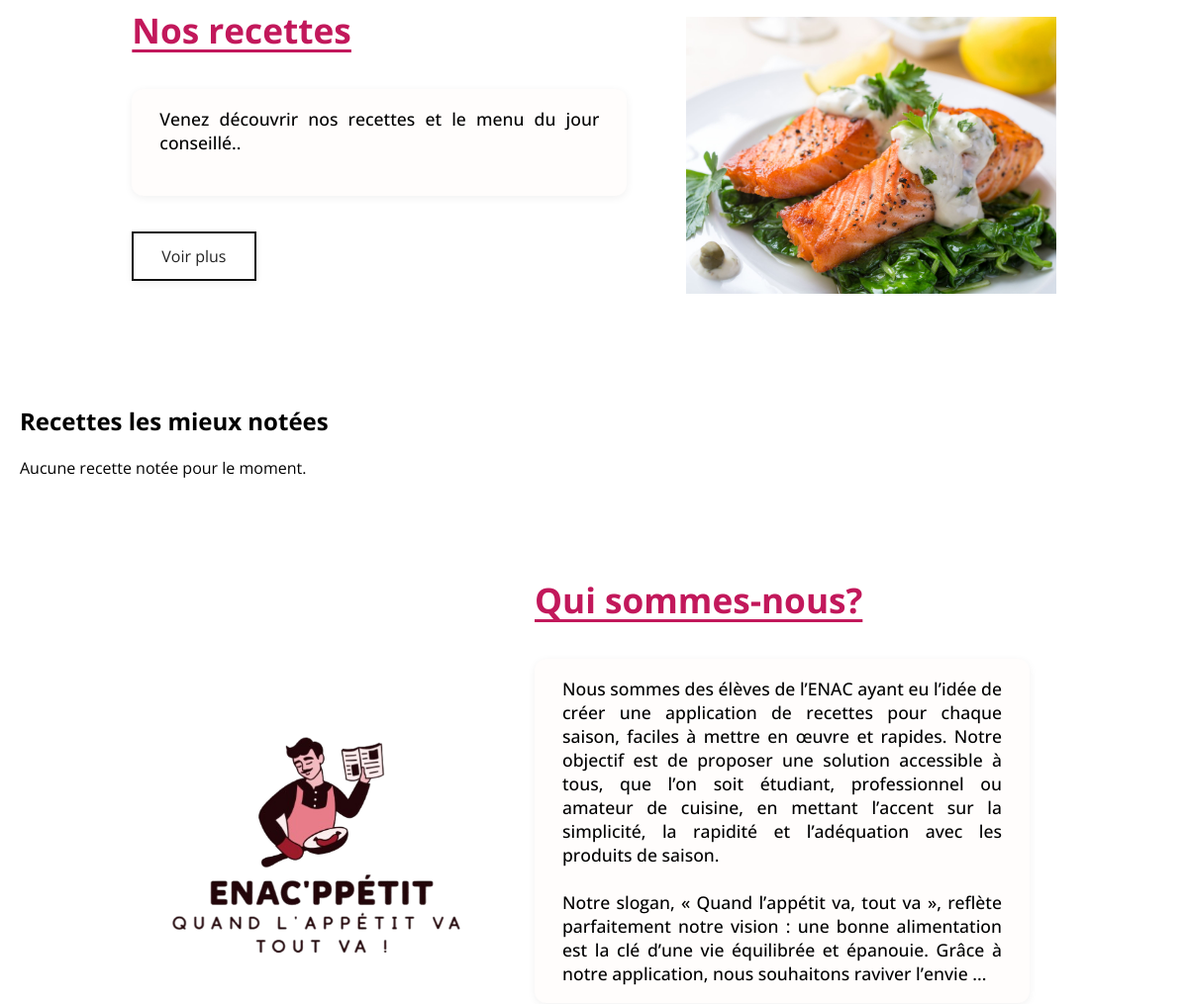
Before: / (middle part) with the older database file.
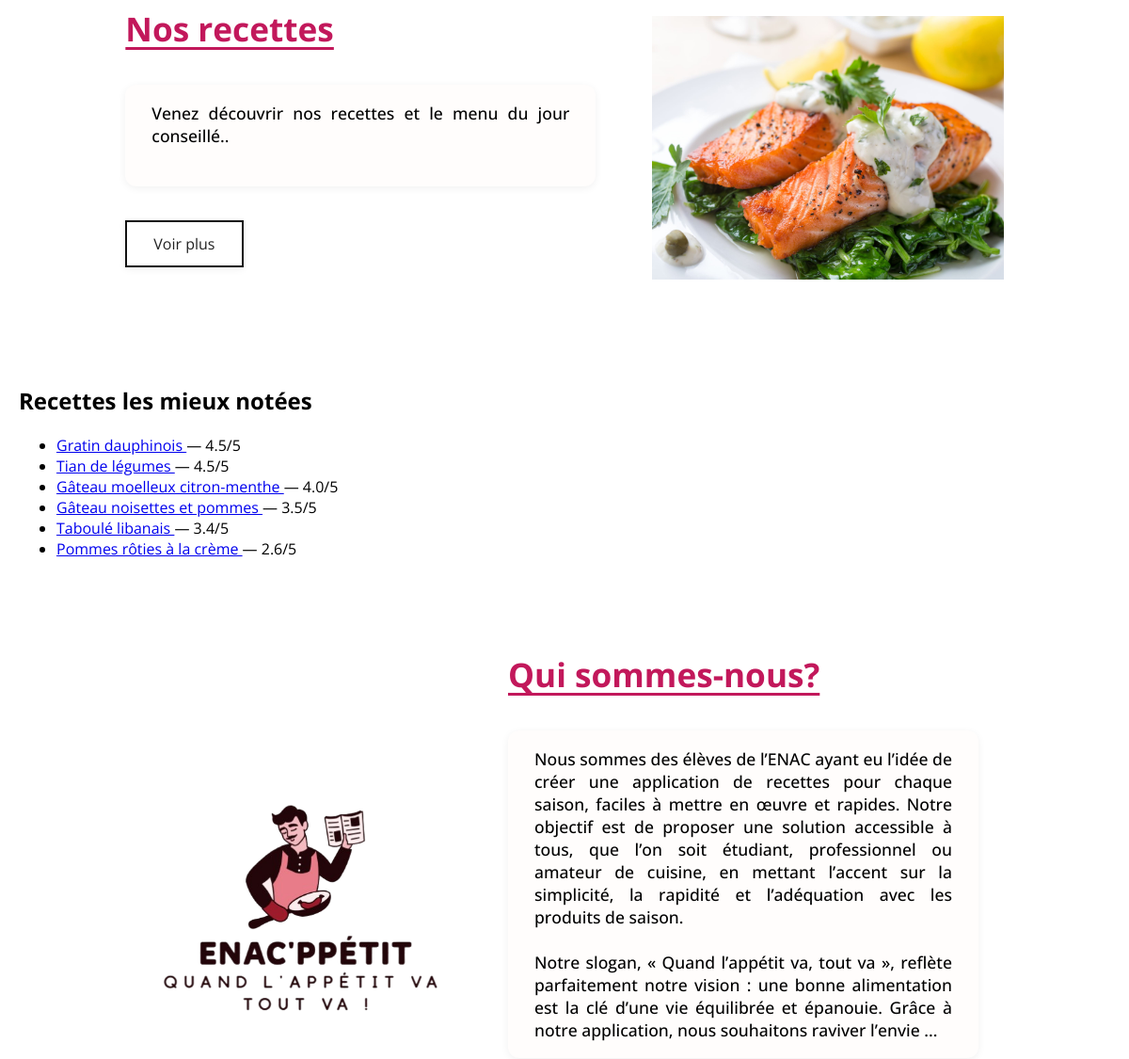
After: the same page with the newer database file.
### tables this page shows
CREATE TABLE Recette (
    Recette_id INTEGER PRIMARY KEY,
    Title TEXT,
    Preptime INTEGER,
    Cooktime INTEGER,
    Category TEXT,
    Saison TEXT,
    Description TEXT,
    Servings INTEGER,
    Image TEXT
);

### app.py (the view)
@app.route('/') #route par défaut
def accueil():
    recipes = get_recipes()
    best_recipes = get_best_rated_recipes(20)
    return render_template('accueil.html', recipes=recipes, best_recipes=best_recipes)

### app.py (called while the page is built)
def get_recipes():
    conn = sqlite3.connect('BDD.db')
    conn.row_factory = sqlite3.Row
    recipes = conn.execute('SELECT * FROM Recette').fetchall()
    conn.close()
    return recipes

def get_best_rated_recipes(limit=20):
    conn = sqlite3.connect('BDD.db')
    conn.row_factory = sqlite3.Row
    recettes = conn.execute("""
        SELECT r.*, AVG(rt.Rating) as moyenne
        FROM Recette r
        JOIN Rating rt ON r.Recette_id = rt.Recette_id
        GROUP BY r.Recette_id
        HAVING COUNT(rt.Rating) > 0
        ORDER BY moyenne DESC, r.Title ASC
        LIMIT ?
    """, (limit,)).fetchall()
    conn.close()
    return recettes

### templates/accueil.html (shortened to what this page needs)
{% extends "base.html" %}
{% block content %}
<div class="bloc-recettes-avec-image">
    <div class="bloc-texte-recettes">
        <h1 class="titre-section centre-titre">Nos recettes</h1>
        <div class="encadre-apropos">
            Venez découvrir nos recettes et le menu du jour conseillé..<br><br>
        </div>
        <div style="margin-top: 8px;">
            <div class="encadre-recettes">
                <a href="{{ url_for('recettes') }}" class="lien-apropos">Voir plus</a>
            </div>
        </div>
    </div>
    <img src="{{ url_for('static', filename='imageacc.jpg') }}" alt="Recette" class="image-recette-droite">
</div>
<br>
<h2>Recettes les mieux notées</h2>
{% if best_recipes %}
    <ul>
    {% for recette in best_recipes %}
        <li>
            <a href="{{ url_for('recette', recette_id=recette['Recette_id']) }}">
                {{ recette['Title'] }}
            </a>
            — {{ '%.1f'|format(recette['moyenne']) }}/5
        </li>
    {% endfor %}
    </ul>
{% else %}
    <p>Aucune recette notée pour le moment.</p>
{% endif %}
<br>
<div class="apropos-layout" style="display: flex; align-items: center; justify-content: center; gap: 60px; margin: 60px auto; max-width: 1100px;">
    <img src="{{ url_for('static', filename='enacppetit - Copie.png') }}" alt="Logo ENAC'ppetit" class="apropos-logo-grand">
    <div class="apropos-colonne" style="display: flex; flex-direction: column; align-items: flex-start; min-width: 320px; max-width: 500px;">
        <h1 class="titre-section centre-titre" style="text-align: left; width: 100%; margin-bottom: 18px; margin-top: 0;">Qui sommes-nous?</h1>
        <div class="encadre-apropos">
            Nous sommes des élèves de l’ENAC ayant eu l’idée de créer une application de recettes pour chaque saison, faciles à mettre en œuvre et rapides. Notre objectif est de proposer une solution accessible à tous, que l’on soit étudiant, professionnel ou amateur de cuisine, en mettant l’accent sur la simplicité, la rapidité et l’adéquation avec les produits de saison.
           <br> <br>Notre slogan, « Quand l’appétit va, tout va », reflète parfaitement notre vision : une bonne alimentation est la clé d’une vie équilibrée et épanouie. Grâce à notre application, nous souhaitons raviver l’envie ...
        </div>
    </div>
</div>
{% endblock %}

Changed rows visible on the page:
added Recette: Title "Gratin dauphinois", moyenne "4.5"
added Recette: Title "Tian de légumes", moyenne "4.5"
added Recette: Title "Gâteau moelleux citron-menthe", moyenne "4.0"
added Recette: Title "Gâteau noisettes et pommes", moyenne "3.5"
added Recette: Title "Taboulé libanais", moyenne "3.4"
added Recette: Title "Pommes rôties à la crème", moyenne "2.6"
Other visible differences:
text no longer shown: "Aucune recette notée pour le moment."
